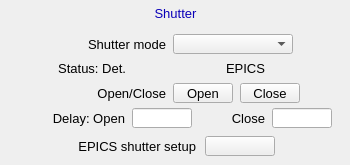
<?xml version="1.0" ?>
<ui version="4.0">
  <class>Dialog</class>
  <widget class="QWidget" name="screen">
    <property name="geometry">
      <rect>
        <x>85</x>
        <y>111</y>
        <width>350</width>
        <height>165</height>
      </rect>
    </property>
    <property name="styleSheet">
      <string notr="true">QWidget#screen {
  color: rgb(0, 0, 0);
  background-color: rgb(187, 187, 187);
  }</string>
    </property>
    <property name="windowTitle">
      <string>ADShutter</string>
    </property>
    <widget class="PyDMDrawingRectangle" name="rectangle">
      <property name="geometry">
        <rect>
          <x>122</x>
          <y>2</y>
          <width>107</width>
          <height>21</height>
        </rect>
      </property>
      <property name="brush" stdset="0">
        <brush brushstyle="SolidPattern">
          <color alpha="255">
            <red>218</red>
            <green>218</green>
            <blue>218</blue>
          </color>
        </brush>
      </property>
      <property name="penStyle" stdset="0">
        <enum>Qt::SolidLine</enum>
      </property>
      <property name="penColor" stdset="0">
        <color>
          <red>218</red>
          <green>218</green>
          <blue>218</blue>
        </color>
      </property>
      <property name="penWidth" stdset="0">
        <double>0</double>
      </property>
      <property name="penCapStyle" stdset="0">
        <enum>Qt::FlatCap</enum>
      </property>
      <property name="toolTip">
        <string>rectangle</string>
      </property>
    </widget>
    <widget class="PyDMDrawingRectangle" name="rectangle_1">
      <property name="geometry">
        <rect>
          <x>0</x>
          <y>0</y>
          <width>350</width>
          <height>165</height>
        </rect>
      </property>
      <property name="brush" stdset="0">
        <brush brushstyle="NoBrush">
          <color alpha="255">
            <red>0</red>
            <green>0</green>
            <blue>0</blue>
          </color>
        </brush>
      </property>
      <property name="penStyle" stdset="0">
        <enum>Qt::SolidLine</enum>
      </property>
      <property name="penColor" stdset="0">
        <color>
          <red>0</red>
          <green>0</green>
          <blue>0</blue>
        </color>
      </property>
      <property name="penWidth" stdset="0">
        <double>1</double>
      </property>
      <property name="penCapStyle" stdset="0">
        <enum>Qt::FlatCap</enum>
      </property>
      <property name="toolTip">
        <string>rectangle_1</string>
      </property>
    </widget>
    <widget class="QLabel" name="text">
      <property name="geometry">
        <rect>
          <x>96</x>
          <y>3</y>
          <width>159</width>
          <height>20</height>
        </rect>
      </property>
      <property name="text">
        <string>Shutter</string>
      </property>
      <property name="font" stdset="0">
        <font>
          <pointsize>10</pointsize>
        </font>
      </property>
      <property name="brush" stdset="0">
        <brush brushstyle="SolidPattern">
          <color alpha="255">
            <red>10</red>
            <green>0</green>
            <blue>184</blue>
          </color>
        </brush>
      </property>
      <property name="toolTip">
        <string>text</string>
      </property>
      <property name="alignment">
        <set>Qt::AlignCenter</set>
      </property>
      <property name="styleSheet">
        <string notr="true">QLabel#text {
  color: rgb(10, 0, 184);
  }</string>
      </property>
    </widget>
    <widget class="QLabel" name="text_1">
      <property name="geometry">
        <rect>
          <x>16</x>
          <y>34</y>
          <width>150</width>
          <height>20</height>
        </rect>
      </property>
      <property name="text">
        <string>Shutter mode</string>
      </property>
      <property name="font" stdset="0">
        <font>
          <pointsize>10</pointsize>
        </font>
      </property>
      <property name="brush" stdset="0">
        <brush brushstyle="SolidPattern">
          <color alpha="255">
            <red>0</red>
            <green>0</green>
            <blue>0</blue>
          </color>
        </brush>
      </property>
      <property name="toolTip">
        <string>text_1</string>
      </property>
      <property name="alignment">
        <set>Qt::AlignRight|Qt::AlignTrailing|Qt::AlignVCenter</set>
      </property>
      <property name="styleSheet">
        <string notr="true">QLabel#text_1 {
  color: rgb(0, 0, 0);
  }</string>
      </property>
    </widget>
    <widget class="PyDMEnumComboBox" name="menu">
      <property name="geometry">
        <rect>
          <x>173</x>
          <y>34</y>
          <width>120</width>
          <height>20</height>
        </rect>
      </property>
      <property name="toolTip">
        <string>${prefix}ShutterMode</string>
      </property>
      <property name="channel" stdset="0">
        <string>ca://${prefix}ShutterMode</string>
      </property>
      <property name="font" stdset="0">
        <font>
          <pointsize>10</pointsize>
        </font>
      </property>
      <property name="styleSheet">
        <string notr="true">PyDMEnumComboBox#menu {
  color: rgb(0, 0, 0);
  background-color: rgb(115, 223, 255);
  }</string>
      </property>
    </widget>
    <widget class="QLabel" name="text_2">
      <property name="geometry">
        <rect>
          <x>66</x>
          <y>83</y>
          <width>100</width>
          <height>20</height>
        </rect>
      </property>
      <property name="text">
        <string>Open/Close</string>
      </property>
      <property name="font" stdset="0">
        <font>
          <pointsize>10</pointsize>
        </font>
      </property>
      <property name="brush" stdset="0">
        <brush brushstyle="SolidPattern">
          <color alpha="255">
            <red>0</red>
            <green>0</green>
            <blue>0</blue>
          </color>
        </brush>
      </property>
      <property name="toolTip">
        <string>text_2</string>
      </property>
      <property name="alignment">
        <set>Qt::AlignRight|Qt::AlignTrailing|Qt::AlignVCenter</set>
      </property>
      <property name="styleSheet">
        <string notr="true">QLabel#text_2 {
  color: rgb(0, 0, 0);
  }</string>
      </property>
    </widget>
    <widget class="PyDMPushButton" name="message_button">
      <property name="geometry">
        <rect>
          <x>173</x>
          <y>83</y>
          <width>60</width>
          <height>20</height>
        </rect>
      </property>
      <property name="text">
        <string>Open</string>
      </property>
      <property name="font" stdset="0">
        <font>
          <pointsize>10</pointsize>
        </font>
      </property>
      <property name="toolTip">
        <string>${prefix}ShutterControl</string>
      </property>
      <property name="channel" stdset="0">
        <string>ca://${prefix}ShutterControl</string>
      </property>
      <property name="pressValue" stdset="0">
        <string>1</string>
      </property>
      <property name="styleSheet">
        <string notr="true">PyDMPushButton#message_button {
  color: rgb(0, 0, 0);
  background-color: rgb(115, 223, 255);
  }</string>
      </property>
    </widget>
    <widget class="PyDMPushButton" name="message_button_1">
      <property name="geometry">
        <rect>
          <x>240</x>
          <y>83</y>
          <width>60</width>
          <height>20</height>
        </rect>
      </property>
      <property name="text">
        <string>Close</string>
      </property>
      <property name="font" stdset="0">
        <font>
          <pointsize>10</pointsize>
        </font>
      </property>
      <property name="toolTip">
        <string>${prefix}ShutterControl</string>
      </property>
      <property name="channel" stdset="0">
        <string>ca://${prefix}ShutterControl</string>
      </property>
      <property name="pressValue" stdset="0">
        <string>0</string>
      </property>
      <property name="styleSheet">
        <string notr="true">PyDMPushButton#message_button_1 {
  color: rgb(0, 0, 0);
  background-color: rgb(115, 223, 255);
  }</string>
      </property>
    </widget>
    <widget class="QLabel" name="text_3">
      <property name="geometry">
        <rect>
          <x>6</x>
          <y>58</y>
          <width>120</width>
          <height>20</height>
        </rect>
      </property>
      <property name="text">
        <string>Status: Det.</string>
      </property>
      <property name="font" stdset="0">
        <font>
          <pointsize>10</pointsize>
        </font>
      </property>
      <property name="brush" stdset="0">
        <brush brushstyle="SolidPattern">
          <color alpha="255">
            <red>0</red>
            <green>0</green>
            <blue>0</blue>
          </color>
        </brush>
      </property>
      <property name="toolTip">
        <string>text_3</string>
      </property>
      <property name="alignment">
        <set>Qt::AlignRight|Qt::AlignTrailing|Qt::AlignVCenter</set>
      </property>
      <property name="styleSheet">
        <string notr="true">QLabel#text_3 {
  color: rgb(0, 0, 0);
  }</string>
      </property>
    </widget>
    <widget class="PyDMLabel" name="text_update">
      <property name="geometry">
        <rect>
          <x>132</x>
          <y>59</y>
          <width>60</width>
          <height>18</height>
        </rect>
      </property>
      <property name="toolTip">
        <string>PV: ${prefix}ShutterStatus_RBV</string>
      </property>
      <property name="channel" stdset="0">
        <string>ca://${prefix}ShutterStatus_RBV</string>
      </property>
      <property name="font" stdset="0">
        <font>
          <pointsize>10</pointsize>
        </font>
      </property>
      <property name="alignment">
        <set>Qt::AlignCenter</set>
      </property>
      <property name="textInteractionFlags">
        <set>Qt::TextSelectableByKeyboard|Qt::TextSelectableByMouse</set>
      </property>
      <property name="styleSheet">
        <string notr="true">PyDMLabel#text_update {
  color: rgb(10, 0, 184);
  background-color: rgb(218, 218, 218);
  }</string>
      </property>
    </widget>
    <widget class="PyDMLineEdit" name="text_entry">
      <property name="geometry">
        <rect>
          <x>132</x>
          <y>108</y>
          <width>60</width>
          <height>20</height>
        </rect>
      </property>
      <property name="channel" stdset="0">
        <string>ca://${prefix}ShutterOpenDelay</string>
      </property>
      <property name="toolTip">
        <string>${prefix}ShutterOpenDelay</string>
      </property>
      <property name="font" stdset="0">
        <font>
          <pointsize>10</pointsize>
        </font>
      </property>
      <property name="styleSheet">
        <string notr="true">PyDMLineEdit#text_entry {
  color: rgb(0, 0, 0);
  background-color: rgb(115, 223, 255);
  border: 1px solid black;
  margin: 0px;
  padding: 0px;
  spacing: 0px;
  }</string>
      </property>
    </widget>
    <widget class="QLabel" name="text_4">
      <property name="geometry">
        <rect>
          <x>15</x>
          <y>108</y>
          <width>110</width>
          <height>20</height>
        </rect>
      </property>
      <property name="text">
        <string>Delay: Open</string>
      </property>
      <property name="font" stdset="0">
        <font>
          <pointsize>10</pointsize>
        </font>
      </property>
      <property name="brush" stdset="0">
        <brush brushstyle="SolidPattern">
          <color alpha="255">
            <red>0</red>
            <green>0</green>
            <blue>0</blue>
          </color>
        </brush>
      </property>
      <property name="toolTip">
        <string>text_4</string>
      </property>
      <property name="alignment">
        <set>Qt::AlignRight|Qt::AlignTrailing|Qt::AlignVCenter</set>
      </property>
      <property name="styleSheet">
        <string notr="true">QLabel#text_4 {
  color: rgb(0, 0, 0);
  }</string>
      </property>
    </widget>
    <widget class="QLabel" name="text_5">
      <property name="geometry">
        <rect>
          <x>215</x>
          <y>108</y>
          <width>50</width>
          <height>20</height>
        </rect>
      </property>
      <property name="text">
        <string>Close</string>
      </property>
      <property name="font" stdset="0">
        <font>
          <pointsize>10</pointsize>
        </font>
      </property>
      <property name="brush" stdset="0">
        <brush brushstyle="SolidPattern">
          <color alpha="255">
            <red>0</red>
            <green>0</green>
            <blue>0</blue>
          </color>
        </brush>
      </property>
      <property name="toolTip">
        <string>text_5</string>
      </property>
      <property name="alignment">
        <set>Qt::AlignRight|Qt::AlignTrailing|Qt::AlignVCenter</set>
      </property>
      <property name="styleSheet">
        <string notr="true">QLabel#text_5 {
  color: rgb(0, 0, 0);
  }</string>
      </property>
    </widget>
    <widget class="PyDMLineEdit" name="text_entry_1">
      <property name="geometry">
        <rect>
          <x>272</x>
          <y>108</y>
          <width>60</width>
          <height>20</height>
        </rect>
      </property>
      <property name="channel" stdset="0">
        <string>ca://${prefix}ShutterCloseDelay</string>
      </property>
      <property name="toolTip">
        <string>${prefix}ShutterCloseDelay</string>
      </property>
      <property name="font" stdset="0">
        <font>
          <pointsize>10</pointsize>
        </font>
      </property>
      <property name="styleSheet">
        <string notr="true">PyDMLineEdit#text_entry_1 {
  color: rgb(0, 0, 0);
  background-color: rgb(115, 223, 255);
  border: 1px solid black;
  margin: 0px;
  padding: 0px;
  spacing: 0px;
  }</string>
      </property>
    </widget>
    <widget class="PyDMRelatedDisplayButton" name="related_display">
      <property name="geometry">
        <rect>
          <x>205</x>
          <y>136</y>
          <width>70</width>
          <height>20</height>
        </rect>
      </property>
      <property name="showIcon" stdset="0">
        <bool>true</bool>
      </property>
      <property name="font" stdset="0">
        <font>
          <pointsize>10</pointsize>
        </font>
      </property>
      <property name="styleSheet">
        <string notr="true">PyDMRelatedDisplayButton#related_display {
  color: rgb(0, 0, 0);
  background-color: rgb(115, 223, 255);
  }</string>
      </property>
      <property name="titles" stdset="0">
        <stringlist>
          <string>EPICS shutter setup</string>
        </stringlist>
      </property>
      <property name="filenames" stdset="0">
        <stringlist>
          <string>ADEpicsShutter_V22.ui</string>
        </stringlist>
      </property>
      <property name="macros" stdset="0">
        <stringlist>
          <string>P=${P},R=${R}</string>
        </stringlist>
      </property>
      <property name="openInNewWindow" stdset="0">
        <bool>true</bool>
      </property>
    </widget>
    <widget class="QLabel" name="text_6">
      <property name="geometry">
        <rect>
          <x>6</x>
          <y>136</y>
          <width>190</width>
          <height>20</height>
        </rect>
      </property>
      <property name="text">
        <string>EPICS shutter setup</string>
      </property>
      <property name="font" stdset="0">
        <font>
          <pointsize>10</pointsize>
        </font>
      </property>
      <property name="brush" stdset="0">
        <brush brushstyle="SolidPattern">
          <color alpha="255">
            <red>0</red>
            <green>0</green>
            <blue>0</blue>
          </color>
        </brush>
      </property>
      <property name="toolTip">
        <string>text_6</string>
      </property>
      <property name="alignment">
        <set>Qt::AlignRight|Qt::AlignTrailing|Qt::AlignVCenter</set>
      </property>
      <property name="styleSheet">
        <string notr="true">QLabel#text_6 {
  color: rgb(0, 0, 0);
  }</string>
      </property>
    </widget>
    <widget class="QLabel" name="text_7">
      <property name="geometry">
        <rect>
          <x>215</x>
          <y>58</y>
          <width>50</width>
          <height>20</height>
        </rect>
      </property>
      <property name="text">
        <string>EPICS</string>
      </property>
      <property name="font" stdset="0">
        <font>
          <pointsize>10</pointsize>
        </font>
      </property>
      <property name="brush" stdset="0">
        <brush brushstyle="SolidPattern">
          <color alpha="255">
            <red>0</red>
            <green>0</green>
            <blue>0</blue>
          </color>
        </brush>
      </property>
      <property name="toolTip">
        <string>text_7</string>
      </property>
      <property name="alignment">
        <set>Qt::AlignRight|Qt::AlignTrailing|Qt::AlignVCenter</set>
      </property>
      <property name="styleSheet">
        <string notr="true">QLabel#text_7 {
  color: rgb(0, 0, 0);
  }</string>
      </property>
    </widget>
    <widget class="PyDMLabel" name="text_update_1">
      <property name="geometry">
        <rect>
          <x>272</x>
          <y>59</y>
          <width>60</width>
          <height>18</height>
        </rect>
      </property>
      <property name="toolTip">
        <string>PV: ${prefix}ShutterStatusEPICS_RBV</string>
      </property>
      <property name="channel" stdset="0">
        <string>ca://${prefix}ShutterStatusEPICS_RBV</string>
      </property>
      <property name="font" stdset="0">
        <font>
          <pointsize>10</pointsize>
        </font>
      </property>
      <property name="alignment">
        <set>Qt::AlignCenter</set>
      </property>
      <property name="textInteractionFlags">
        <set>Qt::TextSelectableByKeyboard|Qt::TextSelectableByMouse</set>
      </property>
      <property name="styleSheet">
        <string notr="true">PyDMLabel#text_update_1 {
  color: rgb(10, 0, 184);
  background-color: rgb(218, 218, 218);
  }</string>
      </property>
    </widget>
  </widget>
  <customwidgets>
    <customwidget>
      <class>PyDMDrawingRectangle</class>
      <extends>QWidget</extends>
      <header>pydm.widgets.drawing</header>
    </customwidget>
    <customwidget>
      <class>PyDMLabel</class>
      <extends>QLabel</extends>
      <header>pydm.widgets.label</header>
    </customwidget>
    <customwidget>
      <class>PyDMEnumComboBox</class>
      <extends>QComboBox</extends>
      <header>pydm.widgets.enum_combo_box</header>
    </customwidget>
    <customwidget>
      <class>PyDMPushButton</class>
      <extends>QPushButton</extends>
      <header>pydm.widgets.pushbutton</header>
    </customwidget>
    <customwidget>
      <class>PyDMLineEdit</class>
      <extends>QLineEdit</extends>
      <header>pydm.widgets.line_edit</header>
    </customwidget>
    <customwidget>
      <class>PyDMRelatedDisplayButton</class>
      <extends>QPushButton</extends>
      <header>pydm.widgets.related_display_button</header>
    </customwidget>
  </customwidgets>
</ui>
